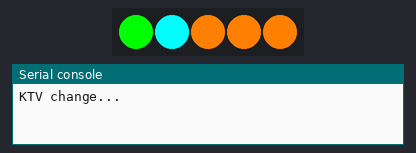
Bench run of a program on a simulated ESP32 board running MicroPython. Parts: 5 RGB LEDs in strip order, left to right, the last lines printed to the serial console. Random numbers come from a fixed seed; the clock reads 2024-03-15 10:24:30 at power-on unless the program sets it.

Above: at 0.07 s.
At 2.78 s:
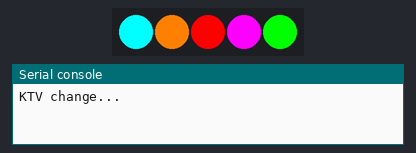
At 8.73 s:
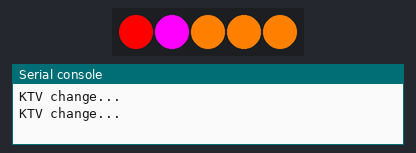
At 17.31 s:
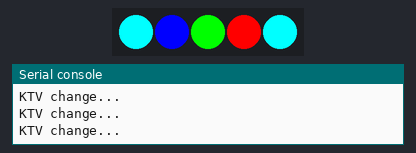
At 26.19 s:
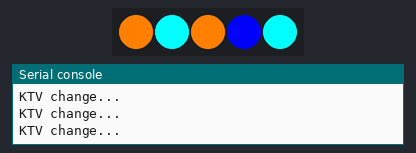
At 34.85 s:
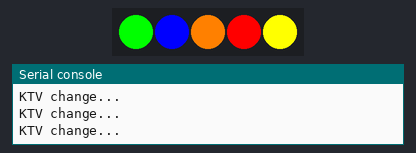
Timing chart, 0 to 40.0 s (numbered marks = the images above):
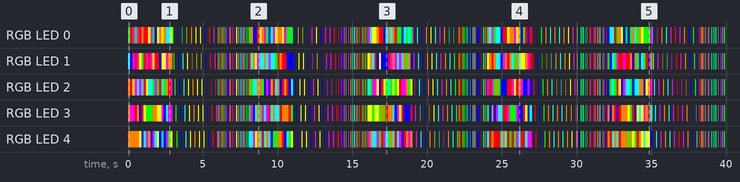

The program:

13.py
```python
from machine import Pin
import neopixel
import time
import urandom  # 用于产生随机数

# ws接口是用于控制rgb灯珠的，通常是单线接口，数据通过这个接口传输。ws2812b是常见的rgb灯珠型号，支持24位颜色控制（8位红色、8位绿色、8位蓝色）。每个灯珠可以独立设置颜色，通过串联多个灯珠，可以实现丰富的灯光效果。

# 定义引脚和灯珠数量
PIN_NUM = 15
NUM_LEDS = 5       # 设定为 5 个灯珠

# 初始化 NeoPixel 对象
np = neopixel.NeoPixel(Pin(PIN_NUM, Pin.OUT), NUM_LEDS)

# KTV 常用高饱和度炫彩颜色列表
KTV_COLORS = [
    (255, 0, 0),     # 纯红
    (0, 255, 0),     # 纯绿
    (0, 0, 255),    # 纯蓝
    (255, 0, 255),   # 品红/紫
    (0, 255, 255),   # 青色
    (255, 255, 0),   # 黄色
    (255, 128, 0)    # 橙色
]

def clear_all():
    """全灭"""
    for i in range(NUM_LEDS):
        np[i] = (0, 0, 0)
    np.write()

def ktv_random_color(duration=3):
    """模式 1：每个灯珠随机变色，快速跳动"""
    start_time = time.time()
    while time.time() - start_time < duration:
        for i in range(NUM_LEDS):
            # 从炫彩列表里随机选一个颜色给当前灯珠
            np[i] = urandom.choice(KTV_COLORS)
        np.write()
        time.sleep(0.15)  # 切换速度，越小越快

def ktv_chase(duration=3):
    """模式 2：经典的 KTV 动感跑马灯"""
    start_time = time.time()
    while time.time() - start_time < duration:
        color = urandom.choice(KTV_COLORS)  # 选一个主色
        for i in range(NUM_LEDS):
            clear_all()
            np[i] = color  # 单个灯珠亮起
            np.write()
            time.sleep(0.06)  # 跑马灯滚动速度

def ktv_strobe(duration=2):
    """模式 3：疯狂爆闪效果"""
    start_time = time.time()
    while time.time() - start_time < duration:
        color = urandom.choice(KTV_COLORS)
        # 全亮
        for i in range(NUM_LEDS):
            np[i] = color
        np.write()
        time.sleep(0.04)  # 亮起时间极短

        # 全灭
        clear_all()
        time.sleep(0.04)  # 熄灭时间极短

# 主循环：不断交替各种 KTV 效果
while True:
    print("KTV change...")
    # 执行随机色彩跳动 3 秒
    ktv_random_color(duration=3)

    # 执行动感跑马灯 3 秒
    ktv_chase(duration=3)

    # 执行激情爆闪 2 秒
    ktv_strobe(duration=2)

clear_all()
```

Measured:
- by itself, RGB LED 0: off → RGB(0, 255, 0) at 0.00 s, → RGB(255, 0, 0) 0.15 s later, → RGB(255, 0, 255) 0.15 s later, → RGB(0, 255, 0) 0.15 s later, … (426 changes in this stretch)
- by itself, RGB LED 1: off → RGB(0, 255, 255) at 0.00 s, → RGB(0, 0, 255) 0.15 s later, → RGB(255, 0, 255) 0.15 s later, → RGB(255, 0, 0) 0.15 s later, … (433 changes in this stretch)
